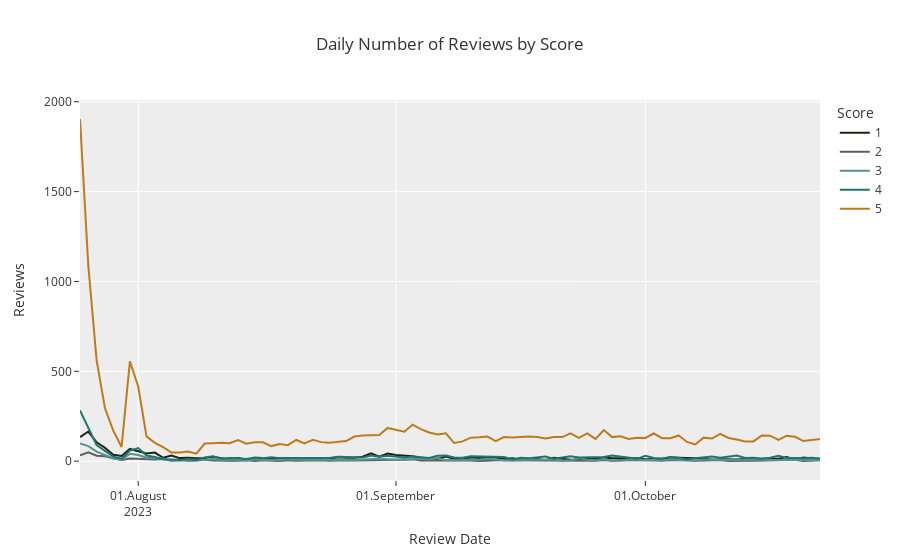
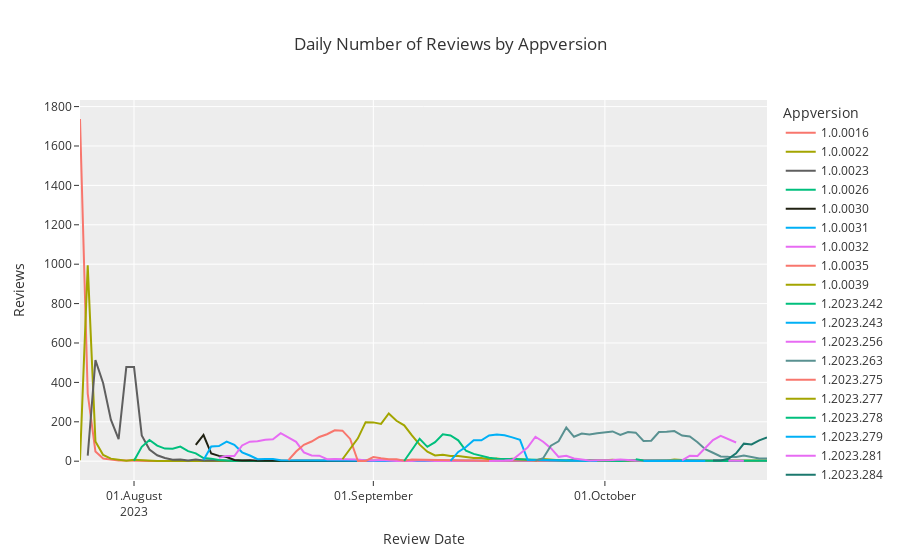

Notebook source saved alongside these figures, in order:
### Code cell
# Filtered for Google

for var in ['score', 'appVersion', 'reply']:
    df_chart = df[df.Source == 'Google'].groupby(['at',var]).size().reset_index(name='Reviews')
    list=[]
    for i in range(1,6,1):
        x = df[var].unique()[i-1] if df[var].nunique() >= i else ''
        list.append(x)
    fig = px.line(df_chart, 
        y='Reviews', 
        x='at',
        title="Daily Number of Reviews by " + var.capitalize(),
        labels={'at': 'Review Date'},
        template='ggplot2',
        hover_data={"at": "|%B %d, %Y"},
        color=var,
        color_discrete_map={
            list[0]: c1, 
            list[1]: c2, 
            list[2]: c3, 
            list[3]: c4,     
            list[4]: c5
            })
    fig.update_layout(legend_title_text=var.capitalize())
    fig.update_xaxes(
        dtick="M1",
        tickformat="%d.%B\n%Y")
    fig.show()
